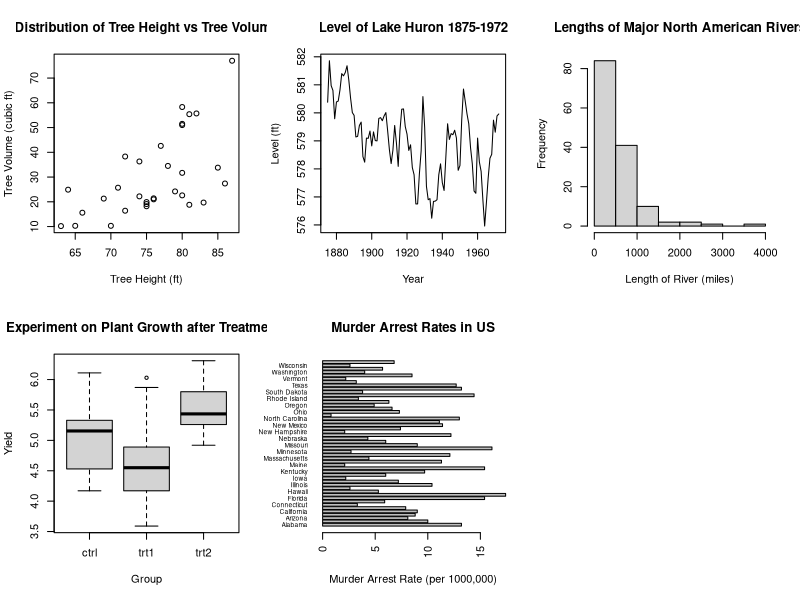

Source code (R):
par(mfrow = c(2, 3))

#1. 使用現成trees資料，繪製散佈圖
#樹木的高度與體積的散佈圖
plot(trees$Height, trees$Volume, main = "Distribution of Tree Height vs Tree Volume", xlab= "Tree Height (ft)", ylab= "Tree Volume (cubic ft)")

#2. 使用現成的LakeHuron資料，繪製線圖
#1875年到1972年98年間Lake Huron 的深度變化
plot(1875:1972, LakeHuron, type = "l", main = "Level of Lake Huron 1875-1972", xlab = "Year", ylab = "Level (ft)")

#3. 使用現成的rivers資料，繪製直方圖
# 141條北美洲主要河川的長度分佈
hist(rivers, main ="Lengths of Major North American Rivers", xlab ="Length of River (miles)")

#4. 使用現成的PlantGrowth資料，繪製盒鬚圖
# 比較對照組、處理1與處理2共三組的植物生長產出
boxplot(PlantGrowth$weight ~PlantGrowth$group, main = "Experiment on Plant Growth after Treatments", xlab ="Group", ylab= "Yield")

#5. 使用現成的USArrests資料，繪製長條圖
# 比較美國各州的謀殺率
state_names <- row.names(USArrests)
barplot(USArrests$Murder, names = state_names, horiz = 1, xlab ="Murder Arrest Rate (per 1000,000)", main= "Murder Arrest Rates in US", las=2, cex.names = 0.6)

